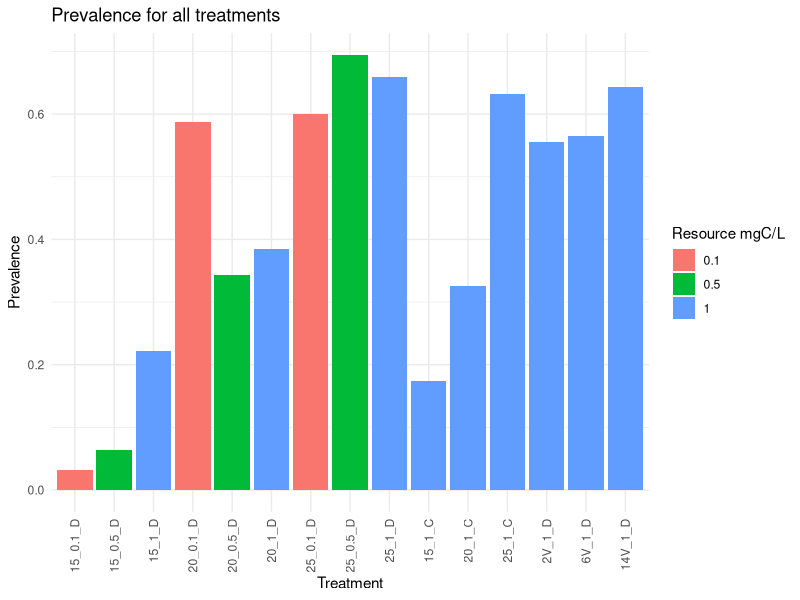
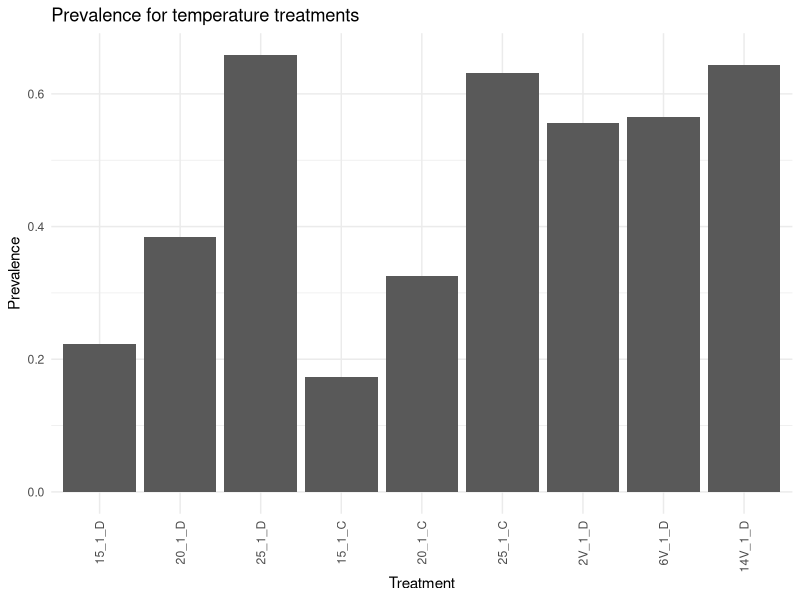
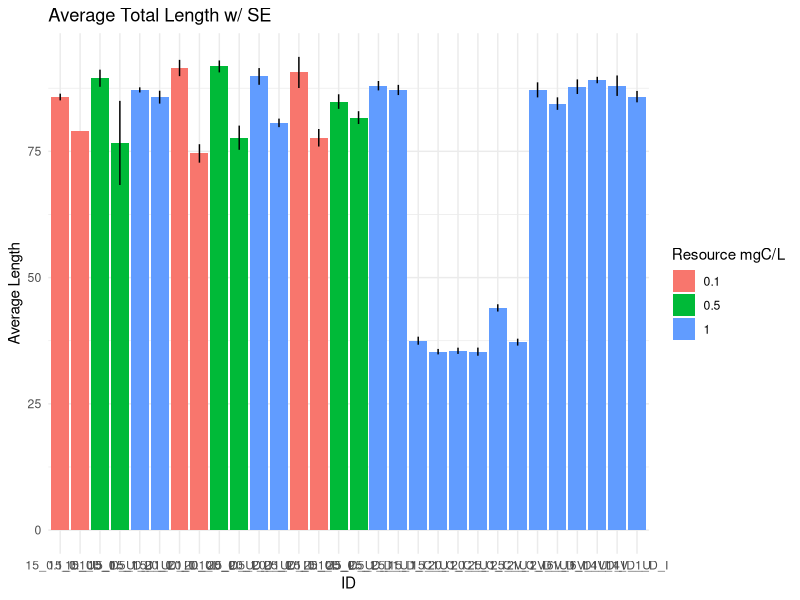
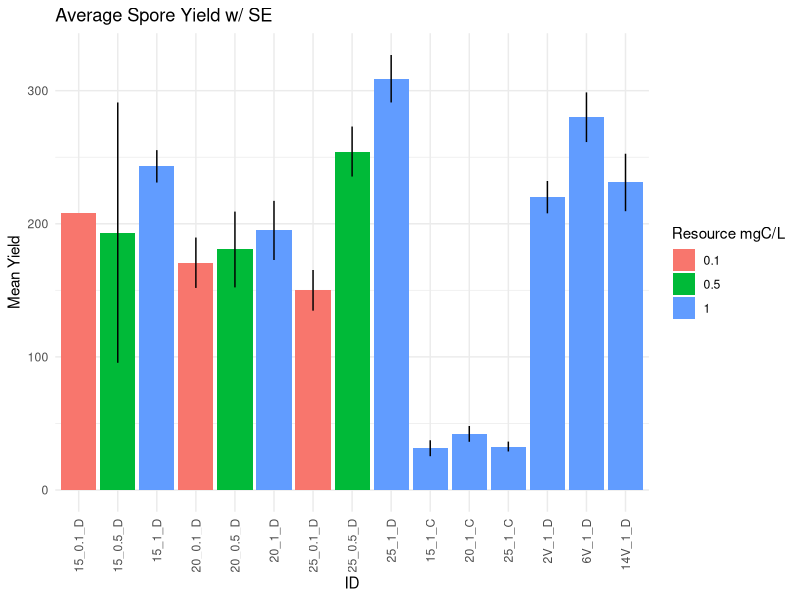
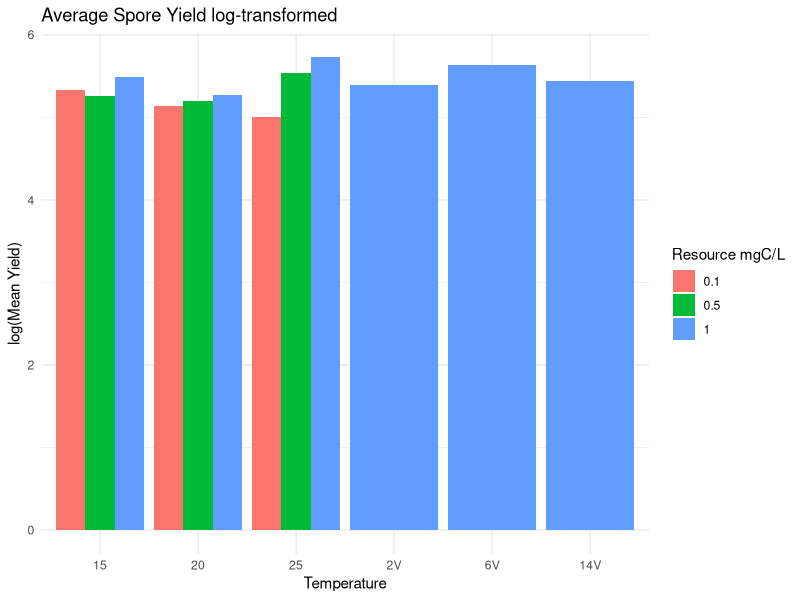
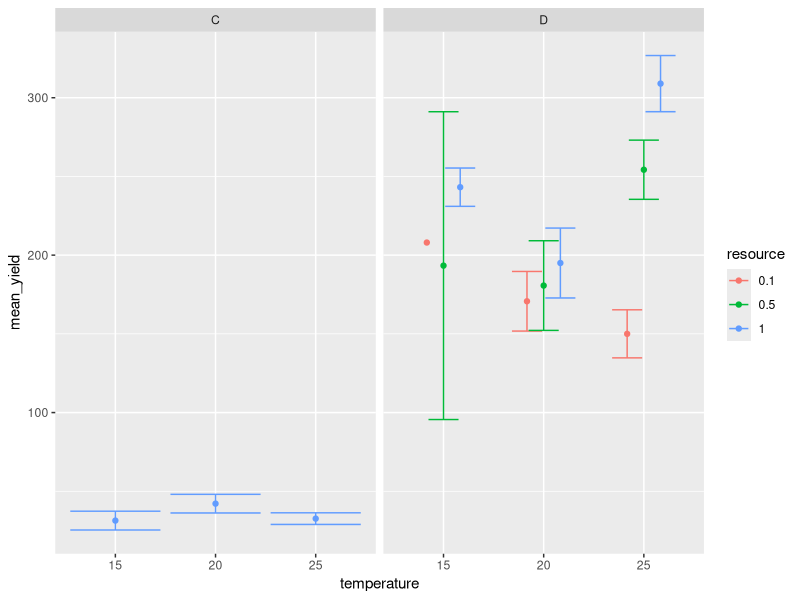
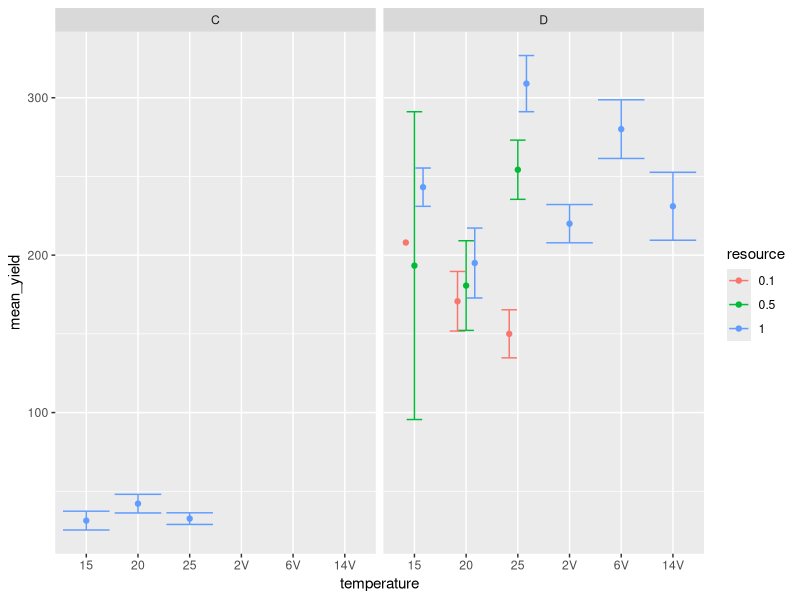
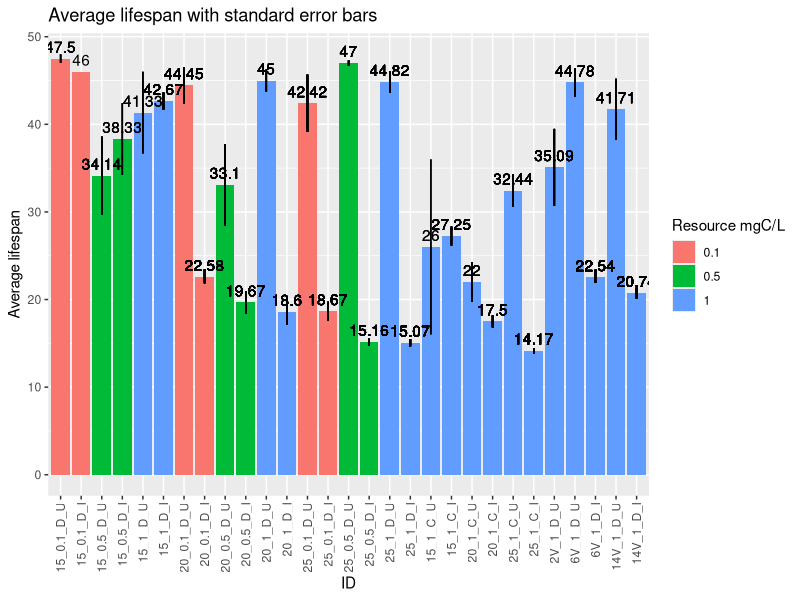

Write R code to recreate these figures, in order. (Note: this script raises an error after producing the figures.)
## ---- chunk 1
knitr::opts_chunk$set(echo = TRUE)
knitr::opts_chunk$set(tidy.opts=list(width.cutoff=50),tidy=TRUE)
## ---- chunk 2
library(tidyverse)
library(magrittr)
library(lubridate)
library(ggpubr)
library(here)
## ---- chunk 3
# treatments <- read_csv(here("raw_data/treatments.csv"))
fitness <- read_csv(here("raw_data/main_fitness_data.csv"))
mort <- read_csv(here("raw_data/main_mort_data.csv"))
## ---- chunk 4
const_temp <- c("15", "20", "25")
mort$resource <- as.factor(mort$resource)
fitness$resource <- as.factor(fitness$resource)
## ---- chunk 5
prev_threshold = 3125
## ---- chunk 6

inf_status <- mort %>% select(tube,inf)

mort %<>% filter(!male %in% c(1) & !missing %in% c(1)) %>% select(-c(male,missing))

prevalence <- mort %>% drop_na(inf) #remove observations with NA for infection status

spores <- mort %>% drop_na(inf) %>% mutate(spore_yield = spore_RAW*(spore_water_added+1))
spores %<>% mutate(ID = paste(temp, resource, species,sep = "_"))


mort %<>% mutate(inf_status = ifelse(inf==1, "I", "U")) %>% filter(inf_status %in% c("I","U"))

mort %<>% mutate(ID = paste(temp, resource, species, inf_status,sep = "_"))


newOrder <- c("15_0.1_D_U","15_0.1_D_I","15_0.5_D_U","15_0.5_D_I","15_1_D_U","15_1_D_I",
              "20_0.1_D_U","20_0.1_D_I","20_0.5_D_U","20_0.5_D_I","20_1_D_U","20_1_D_I",
              "25_0.1_D_U","25_0.1_D_I","25_0.5_D_U","25_0.5_D_I","25_1_D_U","25_1_D_I",
              "15_1_C_U","15_1_C_I","20_1_C_U","20_1_C_I","25_1_C_U","25_1_C_I",
              "2V_1_D_U","2V_1_D_I","6V_1_D_U","6V_1_D_I","14V_1_D_U","14V_1_D_I")

mort$ID <- factor(mort$ID, levels = newOrder)

treatment_factors <- mort %>% dplyr::select(ID,temp,resource, species, inf_status)
treatment_factors %<>% rename(.,temperature = temp)
treatment_factors %<>% distinct()
treatment_factors$ID <- factor(treatment_factors$ID, levels = newOrder)
treatment_factors$resource <- as.factor(treatment_factors$resource)



prevalence %<>% mutate(ID = paste(temp, resource, species,sep = "_"))

prevOrder <- c("15_0.1_D","15_0.5_D","15_1_D",
              "20_0.1_D","20_0.5_D","20_1_D",
              "25_0.1_D","25_0.5_D","25_1_D",
              "15_1_C","20_1_C","25_1_C",
              "2V_1_D","6V_1_D","14V_1_D")

prevalence$ID <- factor(prevalence$ID, levels = prevOrder)

prevalence %<>% rename(.,infection_status = inf)

prev_treatment_factors <- prevalence %>% dplyr::select(ID,temp,resource, species)
prev_treatment_factors %<>% rename(.,temperature = temp)
prev_treatment_factors %<>% distinct()
prev_treatment_factors$ID <- factor(prev_treatment_factors$ID, levels = prevOrder)


prevalence %<>% group_by(ID) %>% summarize(n = n(), infected = sum(infection_status), prev = sum(infection_status)/n())
prevalence %<>% left_join(.,prev_treatment_factors)
prevalence %>% ggplot(.,aes(x=as.factor(ID),y=prev, fill=as.factor(resource))) +
  geom_col(position="dodge") + 
  labs(title = "Prevalence for all treatments", fill = "Resource mgC/L", x = "Treatment", y = "Prevalence") + theme_minimal() +
  theme(axis.text.x = element_text(angle = 90, vjust = 0.5, hjust=1))

prevalence %>% filter(resource==1) %>% ggplot(.,aes(x=as.factor(ID),y=prev)) +
  geom_col(position="dodge") + 
  labs(title = "Prevalence for temperature treatments", x = "Treatment", y = "Prevalence") + theme_minimal() +
  theme(axis.text.x = element_text(angle = 90, vjust = 0.5, hjust=1))
## ---- chunk 7
length <- mort %>% group_by(ID) %>% 
  summarize(n=n(), 
            mean_length = mean(length_RAW, na.rm = T), 
            var = var(length_RAW, na.rm = T), 
            se = sqrt(var(length_RAW,na.rm = T)/n()))
length %<>% left_join(.,treatment_factors)
length %>% ggplot(., aes(x=ID, y=mean_length, fill=as.factor(resource))) +
  geom_col(position="dodge") +
  geom_linerange(aes(ymin = mean_length-se, ymax = mean_length+se)) +
  labs(title = "Average Total Length w/ SE", fill = "Resource mgC/L", x = "ID", y="Average Length") + theme_minimal()


## ---- chunk 8

spores %<>% filter(spore_yield>0) %>% group_by(ID) %>% 
  summarize(mean_yield = mean(spore_yield, na.rm=T), 
            # NAs removed but there should be no NAs after the filter
            var = var(spore_yield, na.rm = T), 
            se = sqrt(var(spore_yield, na.rm = T)/n()))
spores %<>% left_join(.,prev_treatment_factors)

spores$ID <- factor(spores$ID, levels = prevOrder)
spores$temperature <- factor(spores$temperature, levels = c("15", "20", "25", "2V", "6V", "14V"))

spores %>% ggplot(., aes(x=ID, y=mean_yield, fill=as.factor(resource))) + 
  geom_col(position="dodge") + 
  geom_linerange(aes(ymin = mean_yield-se, ymax = mean_yield+se)) +
  labs(title = "Average Spore Yield w/ SE", y = "Mean Yield", fill = "Resource mgC/L", x = "ID") + theme_minimal() +
  theme(axis.text.x = element_text(angle = 90, vjust = 0.5, hjust=1))
spores %>% ggplot(., aes(x=as.factor(temperature), y=log(mean_yield), fill=as.factor(resource))) + 
  geom_col(position="dodge") + 
  labs(title = "Average Spore Yield log-transformed", y = "log(Mean Yield)", fill = "Resource mgC/L", x = "Temperature") + theme_minimal()
# mort %>% ggplot(., aes(x=ID, y=spore_yield)) + 
#   geom_boxplot() + 
#   labs(title = "Spore Yield", y = "Spores", x = "ID") + theme_minimal() +
#   theme(axis.text.x = element_text(angle = 90, vjust = 0.5, hjust=1))


spores %>% filter(temperature %in% const_temp) %>%  
  ggplot(., aes(x=temperature, y = mean_yield, group = resource, color = resource)) + 
  geom_point(aes(), position = position_dodge(width = 0.5)) + 
  geom_errorbar(aes(ymin = mean_yield-se, ymax = mean_yield+se), position = position_dodge(width = 0.5)) +
  facet_wrap(vars(species))

spores %>% 
  ggplot(., aes(x=temperature, y = mean_yield, group = resource, color = resource)) + 
  geom_point(aes(), position = position_dodge(width = 0.5)) + 
  geom_errorbar(aes(ymin = mean_yield-se, ymax = mean_yield+se), position = position_dodge(width = 0.5)) +
  facet_wrap(vars(species))


## ---- chunk 9
# spore_prev <- left_join(spores, prevalence)
# spore_prev %<>% mutate(.,potential = mean_yield*prev)
# spore_prev %>% ggplot(.,aes(x=ID, y=potential)) + geom_col()
## ---- chunk 10
lifespan <- mort %>% filter(!removed %in% c(1) & !KBP %in% c(1)) %>% select(-c(removed,KBP))
lifespan %<>% select(ID, mortality_day)
lifespan %<>% mutate(birth_day = "4/5/22")
#mdy(lifespan$birth_date)
lifespan %<>% transmute(ID=ID, birthday=mdy(birth_day), deathday=mdy(mortality_day))
lifespan %<>% mutate(span = deathday - birthday)



lifespan %<>% left_join(.,treatment_factors)


mean_span <- lifespan %>% group_by(ID) %>% summarize(mean_span = mean(span, na.rm=T),
                                                     var = var(span, na.rm = T),
                                                     se = sqrt(var(span, na.rm = T)/n()),
                                                     resource = unique(resource),
                                                     temperature = unique(temperature),
                                                     inf_status = unique(inf_status),
                                                     species = species)

mean_span %<>% filter(ID!="2V_1_D_I")

mean_span$species <- factor(mean_span$species, levels = c("D", "C"))

mean_span %>% ggplot(.,aes(x=ID, y=as.numeric(mean_span), fill=as.factor(resource))) +
  geom_col(position="dodge") + 
  geom_linerange(aes(ymin = mean_span-se, ymax = mean_span+se)) +
  geom_text(aes(label=round(as.numeric(mean_span), digits = 2)), vjust = -0.5) +
  labs(title = "Average lifespan with standard error bars", y = "Average lifespan", fill = "Resource mgC/L") +
  theme(axis.text.x = element_text(angle = 90, vjust = 0.5, hjust=1))

mean_span %>% filter(temperature %in% const_temp) %>%
  ggplot(.,aes(x=temperature, y = as.numeric(mean_span),color = inf_status)) + 
  geom_point(aes(), position = position_dodge(width = 0.5)) + 
  geom_errorbar(aes(ymin = mean_span-se, ymax = mean_span+se), position = position_dodge(width = 0.5)) +
  facet_wrap(. ~ resource + species, nrow=1)


# lifespan %>% drop_na() %>% ggplot(.,aes(x=as.factor(temperature), y = as.numeric(span), fill=as.factor(resource))) + geom_boxplot(position="dodge") + labs(title="avearge lifespan", x="temperature", y ="lifespan")
# 
# lifespan %>% drop_na() %>% ggplot(.,aes(x=ID, y = as.numeric(span), fill=as.factor(resource))) + geom_boxplot(position = "dodge") + 
#   stat_summary(geom="text", fun=quantile, aes(label=sprintf("%1.1f", ..y..), color=factor(ID)), position=position_nudge(y=0.35), size=3.5) + theme_minimal() + guides(color=F) + labs(title = "Host lifespan", y = "days", fill = "Resource mgC/L")
## ---- chunk 11

## ---- chunk 12
# fitness %<>% select(-c(temp:KBP))
# fitness %<>% pivot_longer(.,cols=2:46, names_to = "date", values_to = "fitness")
## ---- chunk 13
# fitness %<>% left_join(.,mort, by="tube")
# fit_by_ID_date <- fitness %>% group_by(ID, tube) %>% summarize(daily_fit = sum(fitness, na.rm = T), ID=ID, n=n()) # removed NAs
# fit_average <- fitness %>% group_by(ID, tube) %>%
#   summarize(n = n(),total_fit = sum(fitness, na.rm = T), mean_fit = mean(total_fit, na.rm = T), var = var(total_fit, na.rm = T), se = sqrt(var(total_fit, na.rm = T)/n())) # remove NAs
# fit_average %<>% left_join(.,treatment_factors)
# 
# fit_average$ID <- factor(fit_average$ID, levels = newOrder)
# 
# fit_average %>% ggplot(., aes(x=ID, y=mean_fit, fill=as.factor(resource))) +
#   geom_col(position="dodge") +
#   geom_linerange(aes(ymin = mean_fit-se, ymax = mean_fit+se)) +
#   labs(title = "Average Total Fitness w/ SE", fill = "Resource mgC/L", x = "ID", y="Average Fitness") + theme_minimal() +
#   theme(axis.text.x = element_text(angle = 90, vjust = 0.5, hjust=1))
## ---- chunk 14
prop_alive <- mort %>% filter(species=="D" & temp %in% const_temp) %>% 
  filter(is.na(removed) & is.na(KBP)) %>%
  group_by(temp, resource) %>%
  summarize(n = n(),
            alive = sum(is.na(mortality_day)))

## ---- chunk 15
prevalence %>% filter(temperature %in% const_temp & species =="D") %>%
  ggplot(.,aes(x=temperature, y = prev, group = resource, color = resource)) +
  geom_point() +
  geom_line()
## ---- chunk 16
spores %>% filter(temperature %in% const_temp) %>%  
  ggplot(., aes(x=temperature, y = mean_yield, group = resource, color = resource)) + 
  geom_point(aes(), position = position_dodge(width = 0.5)) + 
  geom_errorbar(aes(ymin = mean_yield-se, ymax = mean_yield+se), position = position_dodge(width = 0.5)) +
  facet_wrap(vars(species))
## ---- chunk 17
length %>% filter(temperature %in% const_temp & species =="D") %>% 
  ggplot(., aes(x=temperature, y = mean_length, color = inf_status)) + 
  geom_point() + 
  geom_errorbar(aes(ymin = mean_length-se, ymax = mean_length+se)) + 
  facet_wrap(vars(resource))
## ---- chunk 18
mean_span %>% filter(temperature %in% const_temp & species == "D") %>%
  ggplot(.,aes(x=temperature, y = as.numeric(mean_span),color = inf_status)) + 
  geom_point(aes(), position = position_dodge(width = 0.5)) + 
  geom_errorbar(aes(ymin = mean_span-se, ymax = mean_span+se), position = position_dodge(width = 0.5)) +
  facet_wrap(. ~ resource, nrow=1)

mean_span %>% filter(temperature %in% const_temp & resource == 1) %>%
  ggplot(.,aes(x=temperature, y = as.numeric(mean_span),color = inf_status)) + 
  geom_point(aes(), position = position_dodge(width = 0.5)) + 
  geom_errorbar(aes(ymin = mean_span-se, ymax = mean_span+se), position = position_dodge(width = 0.5)) + 
  facet_wrap(. ~ species, nrow=1)

## ---- chunk 19
day_columns <- c("4/10/22", "4/11/22", "4/12/22", "4/13/22",
                 "4/14/22", "4/15/22", "4/16/22", "4/17/22",
                 "4/18/22", "4/19/22", "4/20/22", "4/21/22",
                 "4/22/22", "4/23/22", "4/24/22", "4/25/22",
                 "4/26/22", "4/27/22", "4/28/22", "4/29/22",
                 "4/30/22", "5/1/22", "5/2/22", "5/3/22",
                 "5/4/22", "5/5/22", "5/6/22", "5/7/22",
                 "5/8/22", "5/9/22", "5/10/22", "5/11/22",
                 "5/12/22", "5/13/22", "5/14/22", "5/15/22",
                 "5/16/22", "5/17/22", "5/18/22", "5/19/22",
                 "5/20/22", "5/21/22", "5/22/22", "5/23/22")
day_columns <- c(which(names(fitness) %in% day_columns))

fecundity <- fitness %>% select(tube, temp, resource, species, male, REMOVED, KBP)

fitness_mat <- fitness %>% select(day_columns)
birth_sums <- rowSums(fitness_mat, na.rm = T)
fecundity$tot_births <- birth_sums

fecundity %<>% left_join(.,inf_status)
# fecundity %<>% inner_join(.,treatment_factors) #this doesn't work. fix it

fecundity %<>% filter(is.na(male) & is.na(REMOVED) & is.na(KBP) & !is.na(inf)) %>% 
  group_by(temp, resource, species, inf) %>% 
  summarize(mean_births = mean(tot_births, na.rm=T),
            var = var(tot_births, na.rm = T),
            se = sqrt(var(tot_births, na.rm = T)/n()))

fecundity$species <- factor(fecundity$species,  levels = c("D", "C"))
## ---- chunk 20
fecundity %>% filter(temp %in% const_temp) %>%
  ggplot(.,aes(x=temp, y = as.numeric(mean_births),color = as.factor(inf))) + 
  geom_point(aes(), position = position_dodge(width = 0.5)) + 
  geom_errorbar(aes(ymin = mean_births-se, ymax = mean_births+se), position = position_dodge(width = 0.5)) +
  facet_wrap(. ~ resource + species, nrow=1)

fecundity %>% filter(temp %in% const_temp & species == "D") %>%
  ggplot(.,aes(x=resource, y = as.numeric(mean_births),color = as.factor(inf))) + 
  geom_point(aes(), position = position_dodge(width = 0.5)) + 
  geom_errorbar(aes(ymin = mean_births-se, ymax = mean_births+se), position = position_dodge(width = 0.5)) +
  facet_wrap(. ~ temp, nrow=1)
## ---- chunk 21
library(rstatix)

lifespan %<>% filter(span>0) #remove after re-downloading data
lifespan %<>% filter(temperature %in% c(15, 20, 25))

lifespan_1 <- lifespan %>% filter(species == "D")

lifespan_lm_1 <- lm(as.numeric(span) ~ temperature * resource * inf_status, data = lifespan_1)

summary(lifespan_lm_1)
ggqqplot(residuals(lifespan_lm_1))

shapiro_test(residuals(lifespan_lm_1))

lifespan$span <- as.numeric(lifespan$span)

lifespan %>% group_by(as.factor(temperature), as.factor(resource)) %>% shapiro_test(span)

lifespan_1 %>% mutate(span = as.numeric(span)) %>% 
  group_by(temperature, resource, inf_status) %>% 
  filter(n() > 2) %>% 
  shapiro_test(span)


lifespan_aov_1 <- aov(span ~ temperature * resource* inf_status, data = lifespan_1)

summary(lifespan_aov_1)


lifespan %>% ggplot(.,aes(span)) + geom_histogram() + facet_wrap(vars(ID))

## ---- chunk 22

lifespan_2 <- lifespan %>% filter(resource == 1)

lifespan_lm_2 <- lm(as.numeric(span) ~ temperature * species * inf_status, data = lifespan_2)

summary(lifespan_lm_2)
ggqqplot(residuals(lifespan_lm_2))

shapiro_test(residuals(lifespan_lm_2))


lifespan_2 %>% mutate(span = as.numeric(span)) %>% 
  group_by(temperature, resource, inf_status) %>% 
  shapiro_test(span)


lifespan_aov_2 <- aov(span ~ temperature * species * inf_status, data = lifespan)

summary(lifespan_aov_2)
## ---- chunk 23
first_repd <- fitness %>% filter(is.na(male)) %>% pivot_longer(.,8:52)
# first_repd_check <- first_repd %>% group_by(tube) %>%
#   summarize(fitness = sum(value, na.rm = T)) %>%
#   filter(fitness>0) %>%
#   ungroup()

first_repd %<>% group_by(tube, temp, resource, species) %>%
  filter(value>0) %>%
  filter(row_number() == 1) %>%
  ungroup()

#first_repd has 625 observations and there were 707 total tubes after removing males
#this means 82 individuals never had babies?

stage_time <- first_repd %>% group_by(temp, resource, species) %>%
  summarize(total = n(), date = name) %>%
  group_by(temp, resource, species, date) %>%
  summarize(n = n(), total = total) %>% 
  distinct()

stage_time %<>% group_by(temp, resource, species) %>% 
  mutate(perc = cumsum(n)/total) %>%
  ungroup()

stage_time %<>% mutate(treatment = paste(temp, resource, species, sep = "_"))

stage_time %>% filter(temp %in% c(15, 20, 25)) %>% ggplot(.,aes(x=date, y=perc, color = resource, shape = species, group = treatment)) +
  geom_point() + 
  geom_line() + 
  facet_grid(rows = vars(temp)) + 
  theme(axis.text.x = element_text(angle = 70, vjust = 0.5, hjust=0.5)) + 
  labs(y = "Percent Adult")

stage_time %>% filter(temp %in% c(20, "2V", "6V", "14V") & species == "D" & resource == 1) %>% ggplot(.,aes(x=date, y=perc, group = treatment)) +
  geom_point() + 
  geom_line() + 
  facet_grid(rows = vars(temp)) + 
  theme(axis.text.x = element_text(angle = 70, vjust = 0.5, hjust=0.5)) + 
  labs(y = "Percent Adult")

stage_time %>% filter(temp %in% c(15, 20, 25))  %>% select(treatment, total) %>% distinct() %>% 
  ggplot(.,aes(x=treatment, y=total)) + geom_col() +
  theme(axis.text.x = element_text(angle = 70, vjust = 0.5, hjust=0.5))

stage_time %>% filter(temp %in% c(20, "2V", "6V", "14V") & species == "D" & resource == 1) %>% select(treatment, total) %>% distinct()  %>% 
  ggplot(.,aes(x=treatment, y=total)) + geom_col() +
  theme(axis.text.x = element_text(angle = 70, vjust = 0.5, hjust=0.5))


## ---- chunk 24
#rmarkdown::render(here('workshop/exploration_main.Rmd'), output_format = "pdf_document",output_file = here("main.pdf"))
